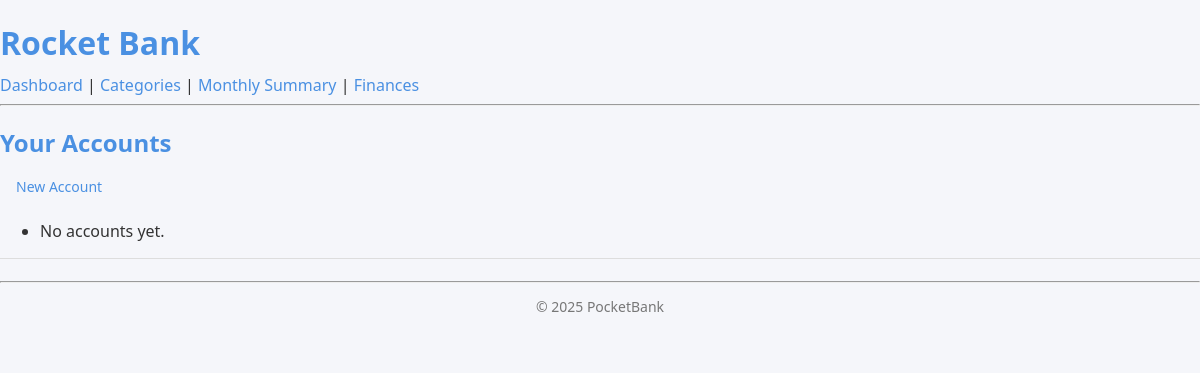
The page /finance/accounts/ (signed in) on the database as committed earlier.
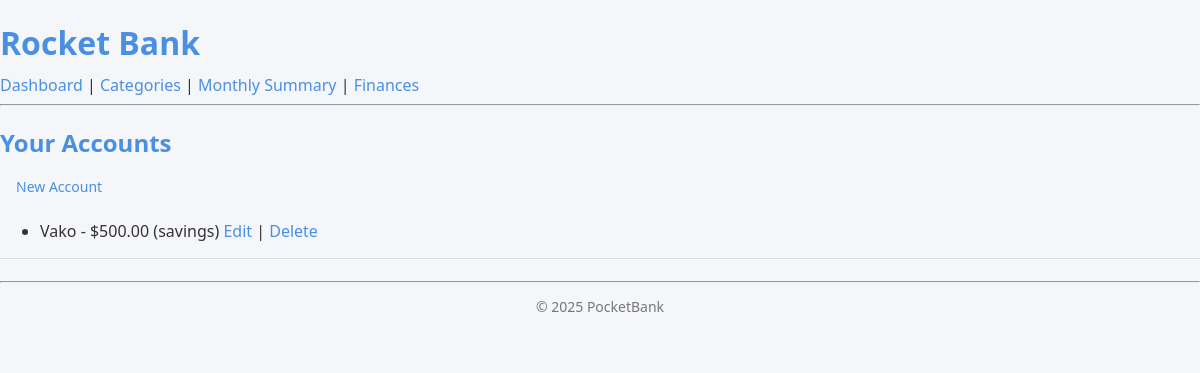
The same page on the database as committed later.
### finance/models.py (models this page shows, shortened)
class Account(models.Model):
    name = models.CharField(max_length=50)
    balance = models.DecimalField(max_digits=15, decimal_places=2)
    owner = models.ForeignKey(User, on_delete=models.CASCADE)
    is_active = models.BooleanField(default=True)
    ACCOUNT_TYPES = [
    ('checking', 'Checking'),
    ('savings', 'Savings'),
    ('credit', 'Credit Card'),
]
    account_type = models.CharField(max_length=20, choices=ACCOUNT_TYPES)

### finance/views.py (the view)
# urls.py: path('', AccountListView.as_view(), name='accounts_list'),
class AccountListView(LoginRequiredMixin, ListView):
    model = Account
    template_name = 'finance/account_list.html'
    context_object_name = 'accounts'
    def get_queryset(self):
        return Account.objects.filter(owner=self.request.user)

### templates/finance/account_list.html
{% extends "base.html" %}
{% block content %}
<h2>Your Accounts</h2>
<a href="{% url 'account_create' %}" class="btn btn-success">New Account</a>
<ul>
    {% for account in accounts %}
        <li>
            {{ account.name }} - ${{ account.balance }} ({{ account.account_type }})
            <a href="{% url 'finance_account_edit' account.pk %}">Edit</a> |
            <a href="{% url 'finance_account_delete' account.pk %}">Delete</a>
        </li>
    {% empty %}
        <li>No accounts yet.</li>
    {% endfor %}
</ul>
{% endblock %}

Rows that differ between the two databases and show on the page:
added Account: name "Vako", balance "500.00", account_type "savings"
Other text that changed with them:
text no longer shown: "No accounts yet."
